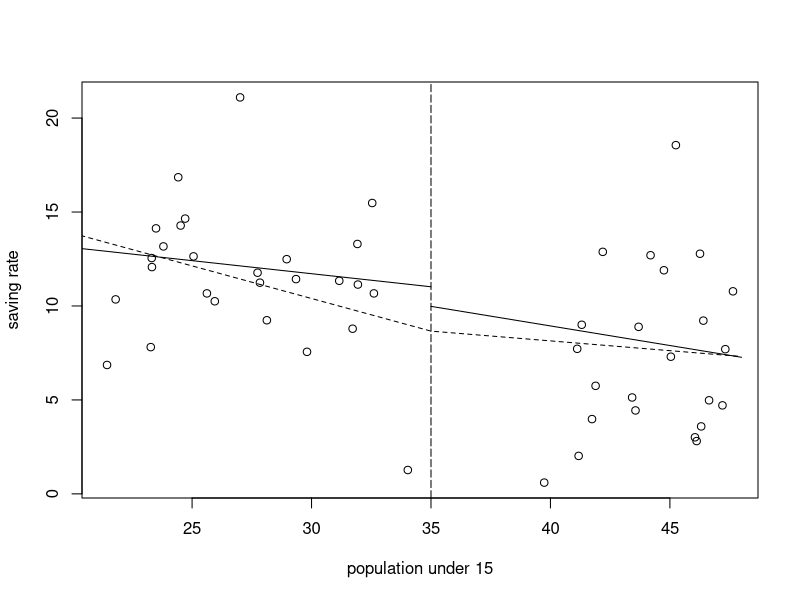

This figure's R source:
saving <- read.csv("saving.csv")
plot(sr ~ pop15, data = saving, xlab='population under 15', ylab='saving rate')
abline(v=35, lty=5)

# fit two models
lm1 <- lm(sr~pop15, data = saving, subset = (pop15<35))
lm2 <- lm(sr~pop15, data = saving, subset = (pop15>35))

# draw two models
segments(x0 = 20, y0 = lm1$coefficients[1]+lm1$coefficients[2]*20, 
         x1 = 35, y1 = lm1$coefficients[1]+lm1$coefficients[2]*30)
segments(x0 = 35, y0 = lm1$coefficients[1]+lm1$coefficients[2]*35, 
         x1 = 48, y1 = lm1$coefficients[1]+lm1$coefficients[2]*48)

# two base functions
bl <- function(x){
  ifelse(x<35, 35-x, 0)
}

br <- function(x){
  ifelse(x>35, x-35, 0)
}
# fit a segmented model
lm.seg <- lm(sr~bl(pop15)+br(pop15), data = saving)

# plot model
x <- seq(20, 48, by=1)
y <- lm.seg$coefficients[1]+lm.seg$coefficients[2]*bl(x)+lm.seg$coefficients[3]*br(x)
lines(x,y,lty=2)

summary(lm.seg)
summary(lm1)
summary(lm2)

# polynomial regression
lm.model <- lm(sr~pop15+ddpi+I(pop15*ddpi)+I(ddpi^2)+I(pop15^2), data = saving)
summary(lm.model)

# collinearity
seatpos <- read.csv('seatpos.csv')
lm.model <- lm(hipcenter~., data = seatpos)
summary(lm.model)

# correlation matrix
round(cor(seatpos[,-9]), 2)

# regression among predictors
X <- model.matrix(lm.model)[,-1]
for(i in 1:8){
  r2 <- summary(lm(X[,i]~X[,-i]))$r.squared
  cat(colnames(X)[i], '\t', r2, '\n')
}

# instability
lm.model <- lm(hipcenter+rnorm(n=38,mean=0,sd=10)~., data = seatpos)
summary(lm.model)

# remove correlated predictors
lm.model <- lm(hipcenter~Age+Weight+Ht, data = seatpos)
summary(lm.model)

